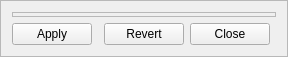
<?xml version="1.0" encoding="UTF-8"?>
<ui version="4.0">
 <class>Pedals</class>
 <widget class="QFrame" name="Pedals">
  <property name="geometry">
   <rect>
    <x>0</x>
    <y>0</y>
    <width>284</width>
    <height>57</height>
   </rect>
  </property>
  <property name="sizePolicy">
   <sizepolicy hsizetype="MinimumExpanding" vsizetype="MinimumExpanding">
    <horstretch>0</horstretch>
    <verstretch>0</verstretch>
   </sizepolicy>
  </property>
  <property name="windowTitle">
   <string>Pedal configuration</string>
  </property>
  <property name="frameShape">
   <enum>QFrame::StyledPanel</enum>
  </property>
  <property name="frameShadow">
   <enum>QFrame::Raised</enum>
  </property>
  <layout class="QGridLayout" name="gridLayout">
   <item row="0" column="0" colspan="5">
    <widget class="QFrame" name="Dashboard">
     <property name="frameShape">
      <enum>QFrame::StyledPanel</enum>
     </property>
     <property name="frameShadow">
      <enum>QFrame::Raised</enum>
     </property>
    </widget>
   </item>
   <item row="1" column="1">
    <spacer name="horizontalSpacer">
     <property name="orientation">
      <enum>Qt::Horizontal</enum>
     </property>
     <property name="sizeHint" stdset="0">
      <size>
       <width>0</width>
       <height>20</height>
      </size>
     </property>
    </spacer>
   </item>
   <item row="1" column="3">
    <widget class="QPushButton" name="closeButton">
     <property name="text">
      <string>Close</string>
     </property>
    </widget>
   </item>
   <item row="1" column="2">
    <widget class="QPushButton" name="revertButton">
     <property name="text">
      <string>Revert</string>
     </property>
    </widget>
   </item>
   <item row="1" column="0">
    <widget class="QPushButton" name="applyButton">
     <property name="text">
      <string>Apply</string>
     </property>
    </widget>
   </item>
  </layout>
 </widget>
 <resources/>
 <connections/>
</ui>
